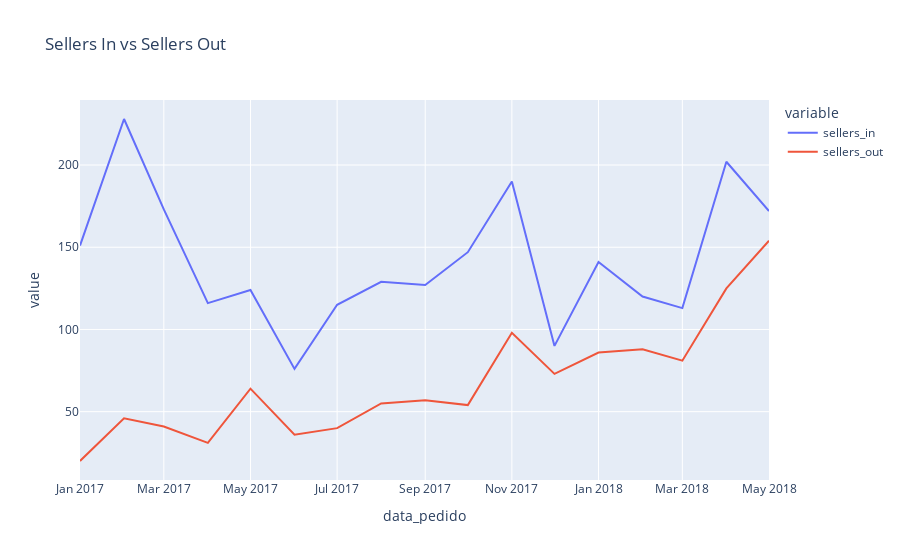

The code cell stored with this chart in its notebook:
### Markdown cell above
Here we can see a very powerfull information: on the horizontal vision we see the months where sellers does the first sell (2017-01-01, 2017-02-01 and so on..), and verticaly we see the a timeline. So, <b>from the sellers who enter Olist and start selling in 2017-01-01, 71% keeps selling in the second month. From the sellers who enter Olist and start selling in 2017-02-01, 61% keeps selling in the second month</b>.<br><br>
We can see that <b>in the second month, we lost about 46% of activity from the sellers</b>. It means that a lot of sellers, make sells on the first period but dont keep selling, so we may have a problem of retention here (sellers can not keep selling effectively thorugh time)

### Code cell
#query to get first date of sells
query3 = '''select 
tb2.["seller_id"] as [vendedor],
min(tb1.["order_purchase_timestamp"]) as [data_pedido]
from olist_orders_dataset tb1
left join olist_order_items_dataset tb2
on tb2.["order_id"] = tb1.["order_id"]
group by tb2.["seller_id"]'''

#read query
query3 = pd.read_sql(query3, conn)

#get just date
query3['data_pedido'] = [i[0:7] for i in query3['data_pedido']]

#object to datetime
query3['data_pedido'] = pd.to_datetime(query3['data_pedido'])

#get unique dates
sellers_in = pd.DataFrame(query3.groupby('data_pedido')['vendedor'].nunique()).reset_index()

#get just sellers who left
sellers_out = vendedores.loc[vendedores['target']==1]
#last date of selling is 'data_pedido'
sellers_out = sellers_out[['id_vendedor', 'data_pedido']]
#get unique dates
sellers_out = pd.DataFrame(sellers_out.groupby('data_pedido')['id_vendedor'].nunique()).reset_index()

#merging dataframes
sellers_in_out = pd.merge(sellers_in, sellers_out, on='data_pedido', how='outer')

#rename columns
sellers_in_out = sellers_in_out.rename(columns={'vendedor': 'sellers_in', 'id_vendedor': 'sellers_out'})

#dropping incomplete periods
sellers_in_out.drop(sellers_in_out.tail(3).index,inplace=True)
sellers_in_out.drop(sellers_in_out.head(3).index,inplace=True)

px.line(sellers_in_out, x="data_pedido", y=["sellers_in", "sellers_out"], title='Sellers In vs Sellers Out')

### Figure 1 — Plotly figure (JSON) as saved in the notebook; plotly's stock layout.template omitted (floating-point values rounded to 4 significant figures)
{"data": [{"hovertemplate": "variable=sellers_in<br>data_pedido=%{x}<br>value=%{y}<extra></extra>", "legendgroup": "sellers_in", "line": {"color": "#636efa", "dash": "solid"}, "marker": {"symbol": "circle"}, "mode": "lines", "name": "sellers_in", "orientation": "v", "showlegend": true, "type": "scatter", "x": ["2017-01-01T00:00:00", "2017-02-01T00:00:00", "2017-03-01T00:00:00", "2017-04-01T00:00:00", "2017-05-01T00:00:00", "2017-06-01T00:00:00", "2017-07-01T00:00:00", "2017-08-01T00:00:00", "2017-09-01T00:00:00", "2017-10-01T00:00:00", "2017-11-01T00:00:00", "2017-12-01T00:00:00", "2018-01-01T00:00:00", "2018-02-01T00:00:00", "2018-03-01T00:00:00", "2018-04-01T00:00:00", "2018-05-01T00:00:00"], "xaxis": "x", "y": [151, 228, 173, 116, 124, 76, 115, 129, 127, 147, 190, 90, 141, 120, 113, 202, 172], "yaxis": "y"}, {"hovertemplate": "variable=sellers_out<br>data_pedido=%{x}<br>value=%{y}<extra></extra>", "legendgroup": "sellers_out", "line": {"color": "#EF553B", "dash": "solid"}, "marker": {"symbol": "circle"}, "mode": "lines", "name": "sellers_out", "orientation": "v", "showlegend": true, "type": "scatter", "x": ["2017-01-01T00:00:00", "2017-02-01T00:00:00", "2017-03-01T00:00:00", "2017-04-01T00:00:00", "2017-05-01T00:00:00", "2017-06-01T00:00:00", "2017-07-01T00:00:00", "2017-08-01T00:00:00", "2017-09-01T00:00:00", "2017-10-01T00:00:00", "2017-11-01T00:00:00", "2017-12-01T00:00:00", "2018-01-01T00:00:00", "2018-02-01T00:00:00", "2018-03-01T00:00:00", "2018-04-01T00:00:00", "2018-05-01T00:00:00"], "xaxis": "x", "y": [20, 46, 41, 31, 64, 36, 40, 55, 57, 54, 98, 73, 86, 88, 81, 125, 154], "yaxis": "y"}], "layout": {"legend": {"title": {"text": "variable"}, "tracegroupgap": 0}, "title": {"text": "Sellers In vs Sellers Out"}, "xaxis": {"anchor": "y", "domain": [0, 1], "title": {"text": "data_pedido"}}, "yaxis": {"anchor": "x", "domain": [0, 1], "title": {"text": "value"}}}}
